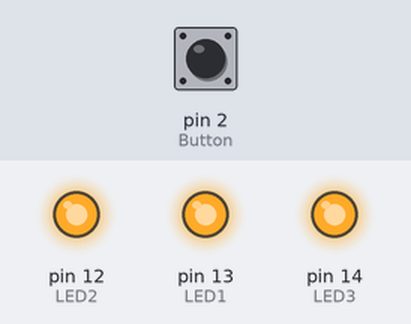
Simulated run of this sketch. Board: Arduino Uno, built for the host (arithmetic inside an expression is 32-bit, double 64-bit). Parts: output pins drawn as LEDs (lit = HIGH). The test bench sets the inputs (shaded band); at power-on: pin 2 (Button) HIGH.

Above: at 0.3 s.
At 6.6 s:
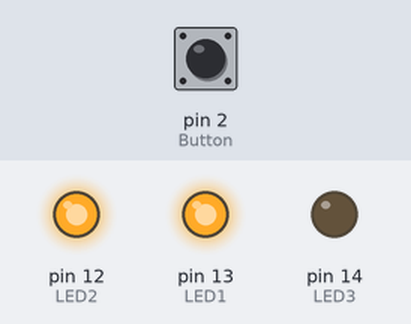
At 8.6 s:
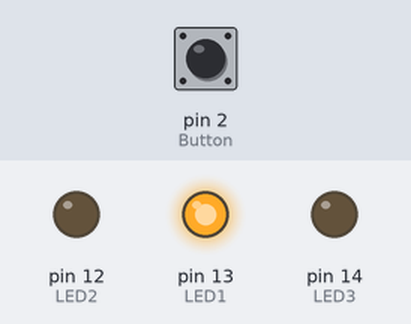
At 16.3 s:
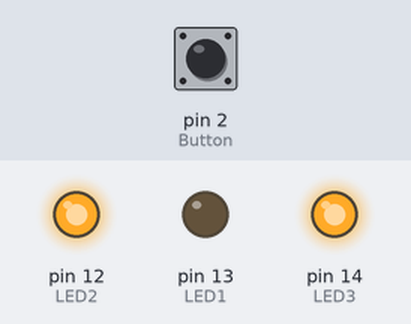
At 29.6 s:
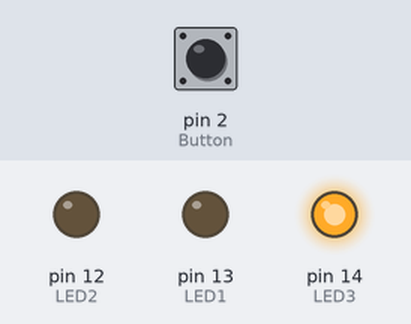
At 38.77 s:
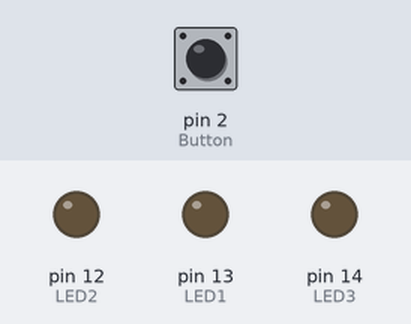
Timing chart, 0 to 40.0 s (numbered marks = the images above):
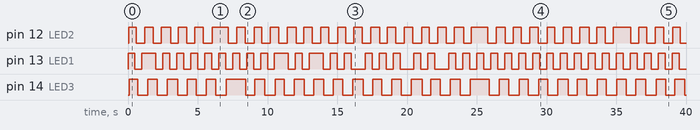

Measured:
- by itself, pin 12 (LED2): LOW → HIGH at 0.05 s, → LOW 0.55 s later, → HIGH 0.60 s later, → LOW 0.60 s later, … (64 changes in this stretch)
- by itself, pin 13 (LED1): LOW → HIGH at 0.00 s, → LOW 0.50 s later, → HIGH 0.50 s later, → LOW 1.0 s later, … (74 changes in this stretch)
- by itself, pin 14 (LED3): moves between LOW and HIGH, repeating every 17.5 s

The sketch:

MultiTask.ino
```cpp
#define Button 2
bool st =true;
int LED1 = 13;
int LED2 = 12;
int LED3 = 14;
volatile int state1 = LOW;
volatile int state2 = LOW;
volatile int state3 = LOW;

void setup() {
  pinMode(LED1, OUTPUT);
  pinMode(LED2, OUTPUT);
  pinMode(LED3, OUTPUT);
  pinMode(Button,INPUT);
  attachInterrupt(digitalPinToInterrupt(Button), blink, LOW);
}

void loop() {
  unsigned long currentMillis = millis();
   if (currentMillis % 500 == 0) {
    if (state1 == LOW) {
      state1 = HIGH;
    } else {
      state1 = LOW;
    }
    digitalWrite(LED1, state1);
    delay(50);
    }
  if (currentMillis % 600 == 0) {
    if (state2 == LOW) {
      state2 = HIGH;
    } else {
      state2 = LOW;
    }
    digitalWrite(LED2, state2);
    delay(50);
  }
  if (currentMillis % 700 == 0) {
    if (state3 == LOW) {
      state3 = HIGH;
    } else {
      state3 = LOW;
    }
    digitalWrite(LED3, state3);
    delay(50);
  }
}


void blink() {
    ;;
  }
```
